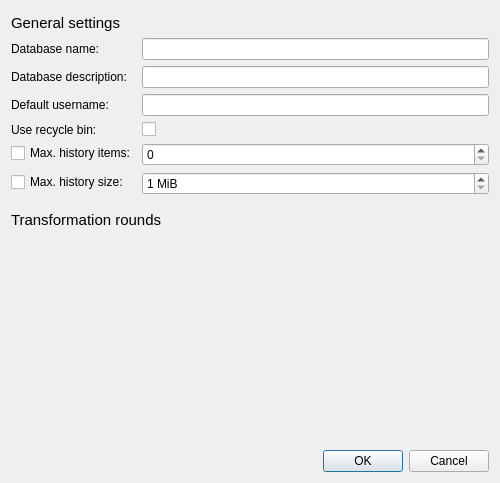
<?xml version="1.0" encoding="UTF-8"?>
<ui version="4.0">
 <class>DatabaseSettingsWidget</class>
 <widget class="QWidget" name="DatabaseSettingsWidget">
  <property name="geometry">
   <rect>
    <x>0</x>
    <y>0</y>
    <width>500</width>
    <height>483</height>
   </rect>
  </property>
  <layout class="QVBoxLayout" name="verticalLayout">
   <item>
    <spacer name="verticalSpacer_2">
     <property name="orientation">
      <enum>Qt::Vertical</enum>
     </property>
     <property name="sizeType">
      <enum>QSizePolicy::Fixed</enum>
     </property>
     <property name="sizeHint" stdset="0">
      <size>
       <width>1</width>
       <height>3</height>
      </size>
     </property>
    </spacer>
   </item>
   <item>
    <widget class="QLabel" name="generalLabel">
     <property name="font">
      <font>
       <pointsize>11</pointsize>
      </font>
     </property>
     <property name="text">
      <string>General settings</string>
     </property>
    </widget>
   </item>
   <item>
    <layout class="QFormLayout" name="formLayout">
     <property name="fieldGrowthPolicy">
      <enum>QFormLayout::AllNonFixedFieldsGrow</enum>
     </property>
     <property name="bottomMargin">
      <number>10</number>
     </property>
     <item row="2" column="0">
      <widget class="QLabel" name="dbNameLabel">
       <property name="text">
        <string>Database name:</string>
       </property>
      </widget>
     </item>
     <item row="2" column="1">
      <widget class="QLineEdit" name="dbNameEdit"/>
     </item>
     <item row="3" column="0">
      <widget class="QLabel" name="dbDescriptionLabel">
       <property name="text">
        <string>Database description:</string>
       </property>
      </widget>
     </item>
     <item row="3" column="1">
      <widget class="QLineEdit" name="dbDescriptionEdit"/>
     </item>
     <item row="4" column="0">
      <widget class="QLabel" name="defaultUsernameLabel">
       <property name="text">
        <string>Default username:</string>
       </property>
      </widget>
     </item>
     <item row="4" column="1">
      <widget class="QLineEdit" name="defaultUsernameEdit">
       <property name="enabled">
        <bool>true</bool>
       </property>
      </widget>
     </item>
     <item row="5" column="0">
      <widget class="QLabel" name="label">
       <property name="text">
        <string>Use recycle bin:</string>
       </property>
      </widget>
     </item>
     <item row="5" column="1">
      <widget class="QCheckBox" name="recycleBinEnabledCheckBox"/>
     </item>
     <item row="6" column="0">
      <widget class="QCheckBox" name="historyMaxItemsCheckBox">
       <property name="text">
        <string>Max. history items:</string>
       </property>
      </widget>
     </item>
     <item row="6" column="1">
      <layout class="QHBoxLayout" name="horizontalLayout_2">
       <item>
        <widget class="QSpinBox" name="historyMaxItemsSpinBox">
         <property name="sizePolicy">
          <sizepolicy hsizetype="Expanding" vsizetype="Fixed">
           <horstretch>0</horstretch>
           <verstretch>0</verstretch>
          </sizepolicy>
         </property>
         <property name="maximum">
          <number>2000000000</number>
         </property>
        </widget>
       </item>
      </layout>
     </item>
     <item row="7" column="0">
      <widget class="QCheckBox" name="historyMaxSizeCheckBox">
       <property name="text">
        <string>Max. history size:</string>
       </property>
      </widget>
     </item>
     <item row="7" column="1">
      <layout class="QHBoxLayout" name="horizontalLayout">
       <item>
        <widget class="QSpinBox" name="historyMaxSizeSpinBox">
         <property name="sizePolicy">
          <sizepolicy hsizetype="Expanding" vsizetype="Fixed">
           <horstretch>0</horstretch>
           <verstretch>0</verstretch>
          </sizepolicy>
         </property>
         <property name="suffix">
          <string> MiB</string>
         </property>
         <property name="minimum">
          <number>1</number>
         </property>
         <property name="maximum">
          <number>2000000000</number>
         </property>
        </widget>
       </item>
      </layout>
     </item>
    </layout>
   </item>
   <item>
    <widget class="QLabel" name="roundsLabel">
     <property name="font">
      <font>
       <pointsize>11</pointsize>
      </font>
     </property>
     <property name="text">
      <string>Transformation rounds</string>
     </property>
    </widget>
   </item>
   <item>
    <layout class="QVBoxLayout" name="roundsLayout">
     <property name="spacing">
      <number>2</number>
     </property>
     <property name="sizeConstraint">
      <enum>QLayout::SetFixedSize</enum>
     </property>
    </layout>
   </item>
   <item>
    <spacer name="verticalSpacer">
     <property name="orientation">
      <enum>Qt::Vertical</enum>
     </property>
     <property name="sizeType">
      <enum>QSizePolicy::Expanding</enum>
     </property>
     <property name="sizeHint" stdset="0">
      <size>
       <width>20</width>
       <height>40</height>
      </size>
     </property>
    </spacer>
   </item>
   <item>
    <widget class="QDialogButtonBox" name="buttonBox">
     <property name="standardButtons">
      <set>QDialogButtonBox::Cancel|QDialogButtonBox::Ok</set>
     </property>
    </widget>
   </item>
  </layout>
 </widget>
 <tabstops>
  <tabstop>dbNameEdit</tabstop>
  <tabstop>dbDescriptionEdit</tabstop>
  <tabstop>defaultUsernameEdit</tabstop>
  <tabstop>recycleBinEnabledCheckBox</tabstop>
  <tabstop>historyMaxItemsCheckBox</tabstop>
  <tabstop>historyMaxItemsSpinBox</tabstop>
  <tabstop>historyMaxSizeCheckBox</tabstop>
  <tabstop>historyMaxSizeSpinBox</tabstop>
  <tabstop>buttonBox</tabstop>
 </tabstops>
 <resources/>
 <connections/>
</ui>
